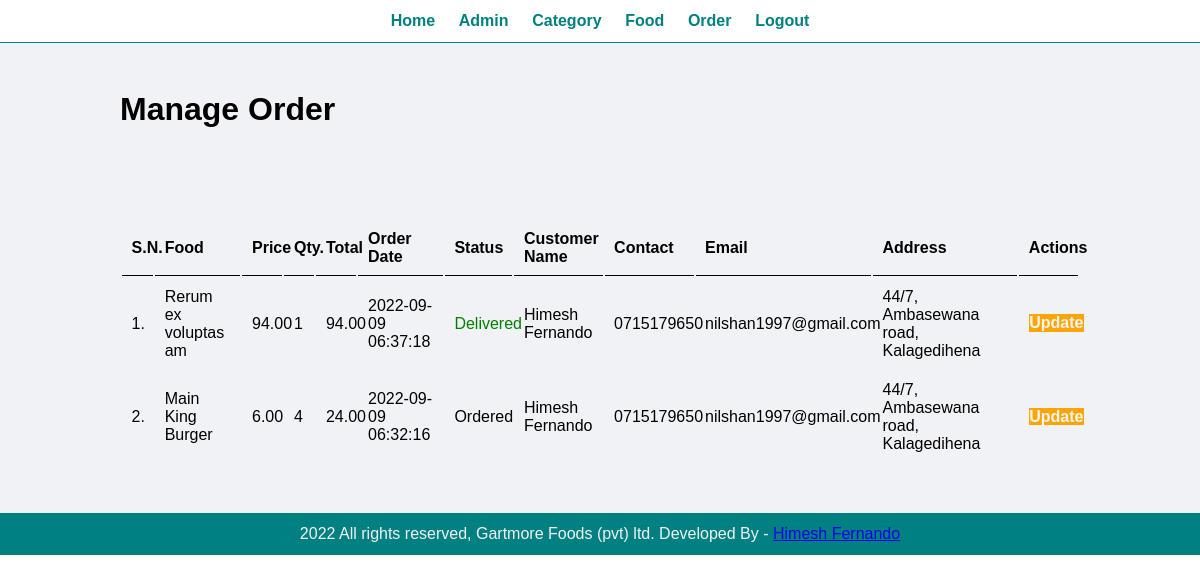
Screenshot of /food-order/admin/manage-order.php (signed in) with the database file from the repository.
### tables this page shows
CREATE TABLE `tbl_order` (
  `id` int(10) UNSIGNED NOT NULL,
  `food` varchar(150) NOT NULL,
  `price` decimal(10,2) NOT NULL,
  `qty` int(11) NOT NULL,
  `total` decimal(10,2) NOT NULL,
  `order_date` datetime NOT NULL,
  `status` varchar(50) NOT NULL,
  `customer_name` varchar(150) NOT NULL,
  `customer_contact` varchar(20) NOT NULL,
  `customer_email` varchar(150) NOT NULL,
  `customer_address` varchar(255) NOT NULL
);

### food-order/admin/manage-order.php (the view, shortened to what this page needs)
<?php include('partials/menu.php')?>
<div class="main-content">
    <div class="wrapper">
        <h1>Manage Order</h1>
                <br /><br /><br />
                <br><br>
                <table class="tbl-full">
                    <tr>
                        <th>S.N.</th>
                        <th>Food</th>
                        <th>Price</th>
                        <th>Qty.</th>
                        <th>Total</th>
                        <th>Order Date</th>
                        <th>Status</th>
                        <th>Customer Name</th>
                        <th>Contact</th>
                        <th>Email</th>
                        <th>Address</th>
                        <th>Actions</th>
                    </tr>
                    <?php
                        $sql = "SELECT * FROM tbl_order ORDER BY id DESC";
                        $res = mysqli_query($conn, $sql);
                        $count = mysqli_num_rows($res);
                        $sn = 1;
                        if($count>0)
                        {
                            while($row=mysqli_fetch_assoc($res))
                            {
                                $id = $row['id'];
                                $food = $row['food'];
                                $price = $row['price'];
                                $qty = $row['qty'];
                                $total = $row['total'];
                                $order_date = $row['order_date'];
                                $status = $row['status'];
                                $customer_name = $row['customer_name'];
                                $customer_contact = $row['customer_contact'];
                                $customer_email = $row['customer_email'];
                                $customer_address = $row['customer_address'];
                                ?>
                                    <tr>
                                        <td><?php echo $sn++; ?>. </td>
                                        <td><?php echo $food; ?></td>
                                        <td><?php echo $price; ?></td>
                                        <td><?php echo $qty; ?></td>
                                        <td><?php echo $total; ?></td>
                                        <td><?php echo $order_date; ?></td>
                                        <td>
                                            <?php
                                                if($status=="Ordered")
                                                {
                                                    echo "<label>$status</label>";
                                                }
                                                elseif($status=="On Delivery")
                                                {
                                                    echo "<label style='color: orange;'>$status</label>";
                                                }
                                                elseif($status=="Delivered")
                                                {
                                                    echo "<label style='color: green;'>$status</label>";
                                                }
                                                elseif($status=="Cancelled")
                                                {
                                                    echo "<label style='color: red;'>$status</label>";
                                                }
                                            ?>
                                        </td>
                                        <td><?php echo $customer_name; ?></td>
                                        <td><?php echo $customer_contact; ?></td>
                                        <td><?php echo $customer_email; ?></td>
                                        <td><?php echo $customer_address; ?></td>
                                        <td>
                                            <a href="<?php echo SITEURL; ?>admin/update-order.php?id=<?php echo $id; ?>" class="btn-secondry">Update</a>
                                        </td>
                                    </tr>
                                <?php
                            }
                        }
                        else
                        {
                            echo "<tr><td colspan='12' class='error'>Orders not Available</td></tr>";
                        }
                    ?>
                </table>
    </div>
</div>
<?php include('partials/footer.php')?>

### food-order/css/admin.css (style rules this page uses)
* { margin: 0; padding: 0; font-family: Arial, Helvetica, sans-serif; }
.wrapper { padding: 1%; width: 80%; margin: 0 auto; }
.tbl-full { width: 100%; }
table tr th { border-bottom: 1px solid black; padding: 1%; text-align: left; }
table tr td { padding: 1%; }
.btn-secondry { background-color:#ffa502; padding: 1%; color: whitesmoke; text-decoration: none; font-weight: bold; }
.main-content { background-color: #f1f2f6; padding: 3% 0 ; }

### rows the page displays
tbl_order: food "Rerum ex voluptas am", price "94.00", qty "1", total "94.00", order_date "2022-09-09 06:37:18", status "Delivered", customer_name "Himesh Fernando", customer_contact "0715179650", customer_email "nilshan1997@gmail.com", customer_address "44/7, Ambasewana road, Kalagedihena"
tbl_order: food "Main King Burger", price "6.00", qty "4", total "24.00", order_date "2022-09-09 06:32:16", status "Ordered", customer_name "Himesh Fernando", customer_contact "0715179650", customer_email "nilshan1997@gmail.com", customer_address "44/7, Ambasewana road, Kalagedihena"
